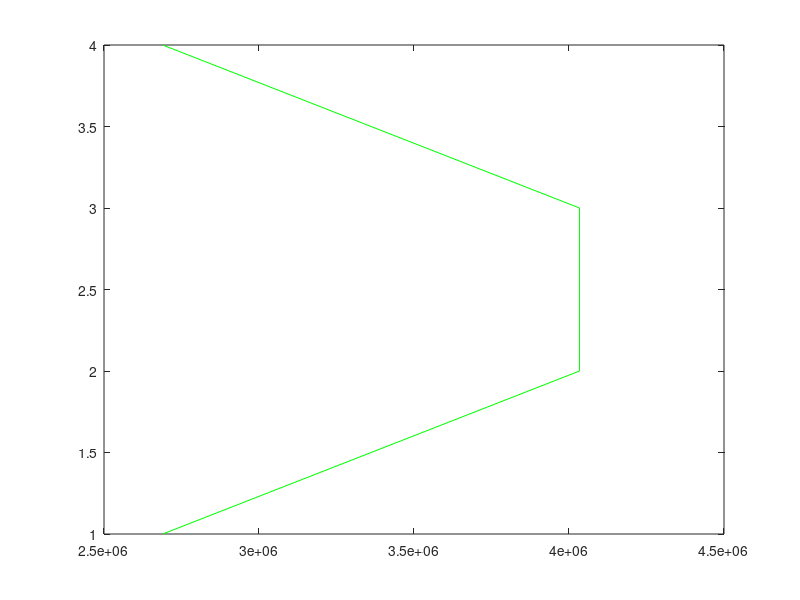

The MATLAB script that drew this image:
%{
Writer: Akshay S Tharval
1st draft: Sept 11, 2015
Last modified: Sept 11, 2015

Subject: Assignment Q3b
%}

clear all %clear stored variables
clc %clear the screen
close all %close all previously created plots

%Case 1
N = 4
deltaPL= 101325/3/25400; % The value of DeltaP/L in terms of Pascal/Micron
deltaY= 150/(N+1); % Calculating the value of Delta Y
u= 8.9*10^-4; % Viscosity of water at 25 Celcius in Pascal.Seconds
G = deltaY^2*deltaPL/u; %calculating G, which is basically a contains all the constants

%Since N=4, there will be 4 equations
% Considering the boundary condition

matV= [2 -1 0 0;-1 2 -1 0;0 -1 2 -1; 0 0 -1 2];
GMat=[G; G; G; G;];
Vel=inv(matV)*GMat
N1= 1:4;
plot(Vel,N1,'-g')
